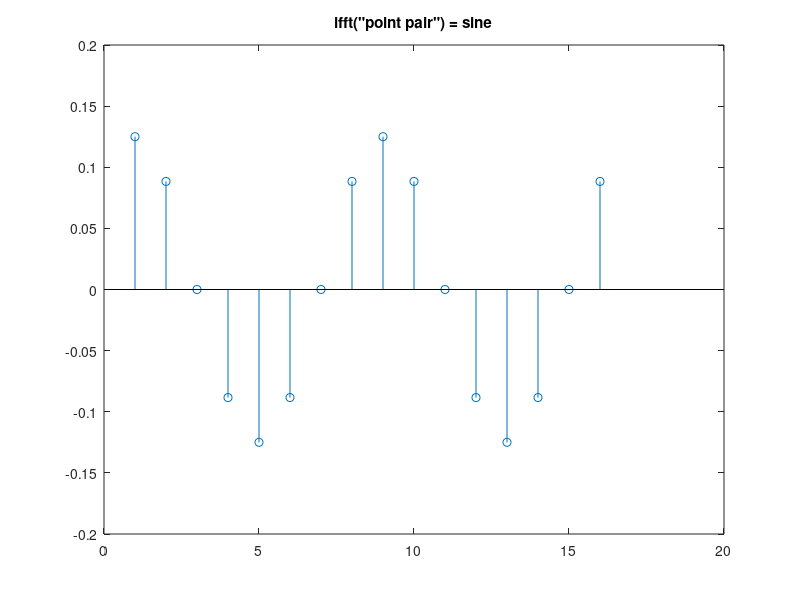
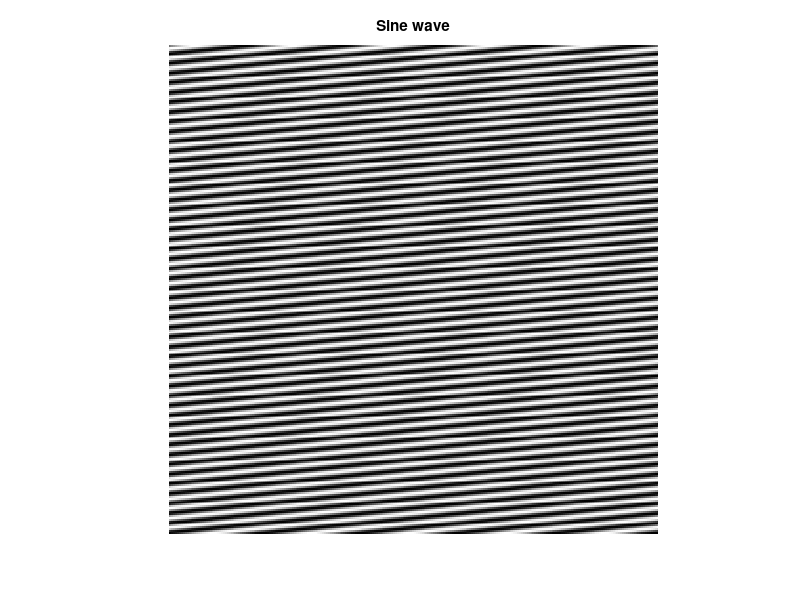
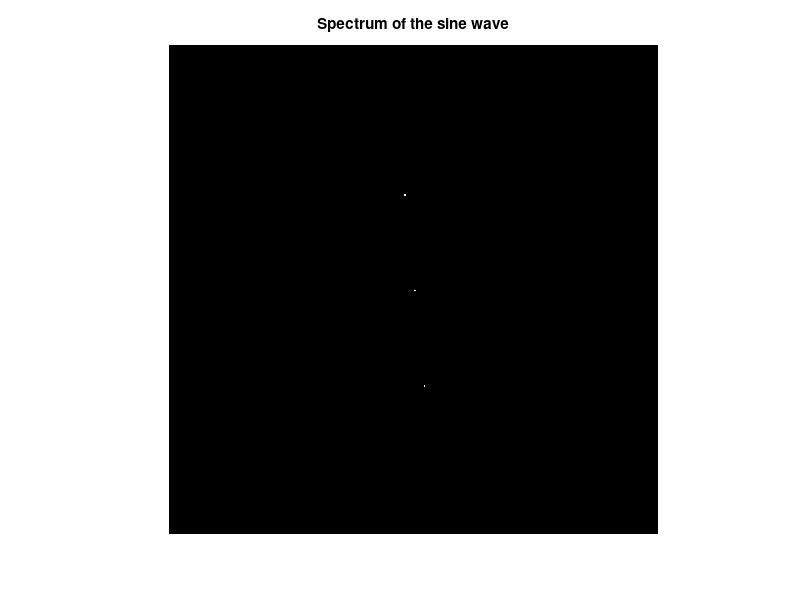

Recreate these plots in MATLAB, in order.
%What is the fundamental/basic functions, for the Fourier transform when we are studing images?
%Sinoids in the spatial domain
%HKa Feb. 2015

clear, close all;

N=16;
n=0:N-1;
k=2
x=sin((2*pi)/N*k*n);
fft(x) %We see the sinoid correspondes to a pair of par of non-zero values in the frequnecy domian
pause;

%   0 1 2 3 4 5 6 7 8 9 0 1 2 3 4 5 
ix=[0 0 1 0 0 0 0 0 0 0 0 0 0 0 1 0]
x=ifft(ix) %We could also get these using ifft
stem(x);title('ifft("point pair") = sine')
%pause;

%Let's try this in 2 dimensions
M=256;N=256;
l=50; k=5;
for r=0:M-1
    for s=0:N-1
        I(r+1,s+1)=.5*sin(2*pi/M*(l*r)+2*pi/N*(k*s))+.5;
    end
end
figure, imshow(I); title('Sine wave')%Note the wave vector (l,k) is ortogonal to the wave

fI=fftshift(fft2(I));
figure, imshow(abs(fI)>.001); title('Spectrum of the sine wave');%Only two points != 0 + DC